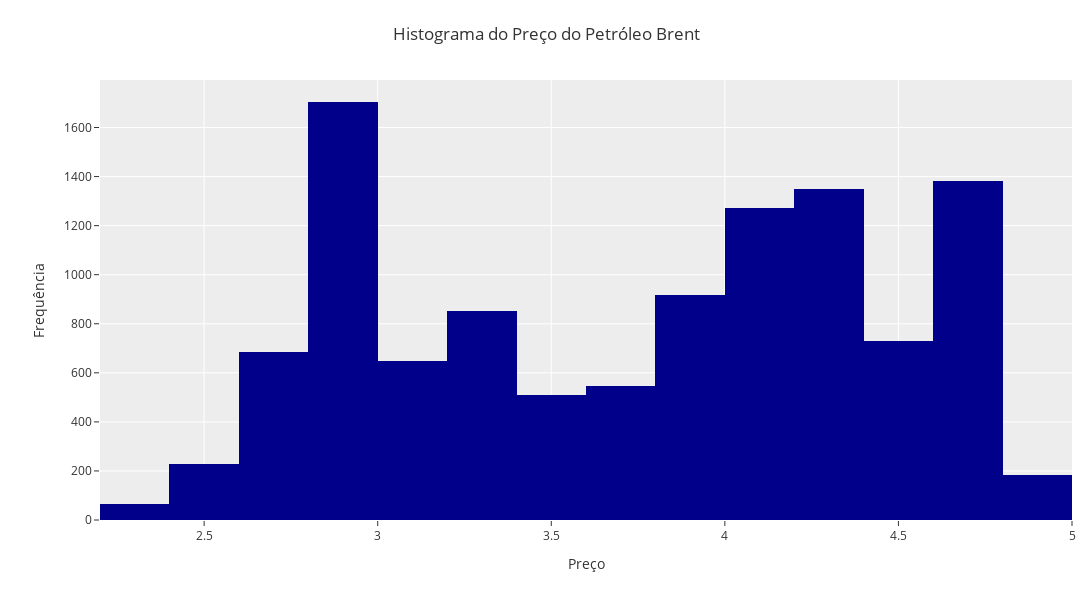

This figure's notebook cell:
### Code cell
df_log = np.log(df_eda)

fig = px.histogram(
    data_frame=df_log, 
    x='preco', 
    nbins=20,
    template=template,
    color_discrete_sequence=['#00008B']
)
fig.update_layout(
    title='Histograma do Preço do Petróleo Brent',
    xaxis_title='Preço',
    yaxis_title='Frequência',
    width=1600, 
    height=600,
    margin=dict(l=100, r=20, t=80, b=80)
)
fig.show()

### Figure 1 — Plotly figure (JSON) as saved in the notebook; plotly's stock layout.template omitted (floating-point values rounded to 4 significant figures; data arrays with more than 128 entries replaced by an {"elided": "..."} marker saying what was removed)
{"data": [{"alignmentgroup": "True", "bingroup": "x", "hovertemplate": "preco=%{x}<br>count=%{y}<extra></extra>", "legendgroup": "", "marker": {"color": "#00008B", "pattern": {"shape": ""}}, "name": "", "nbinsx": 20, "offsetgroup": "", "orientation": "v", "showlegend": false, "type": "histogram", "x": {"elided": "11074 float values"}, "xaxis": "x", "yaxis": "y"}], "layout": {"barmode": "relative", "height": 600, "legend": {"tracegroupgap": 0}, "margin": {"b": 80, "l": 100, "r": 20, "t": 80}, "title": {"text": "Histograma do Preço do Petróleo Brent"}, "width": 1600, "xaxis": {"anchor": "y", "domain": [0, 1], "title": {"text": "Preço"}}, "yaxis": {"anchor": "x", "domain": [0, 1], "title": {"text": "Frequência"}}}}
